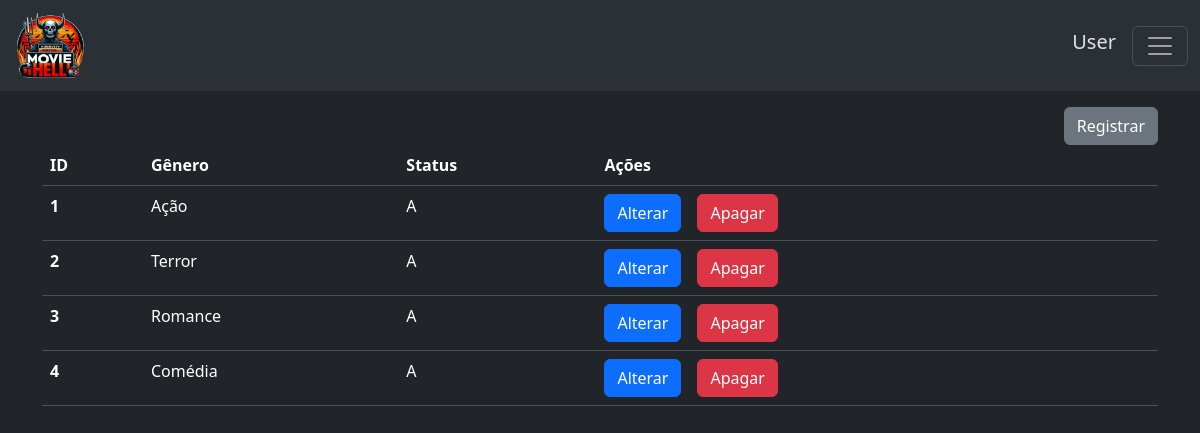
Page /php/adm.php?page=genero on the earlier database version.
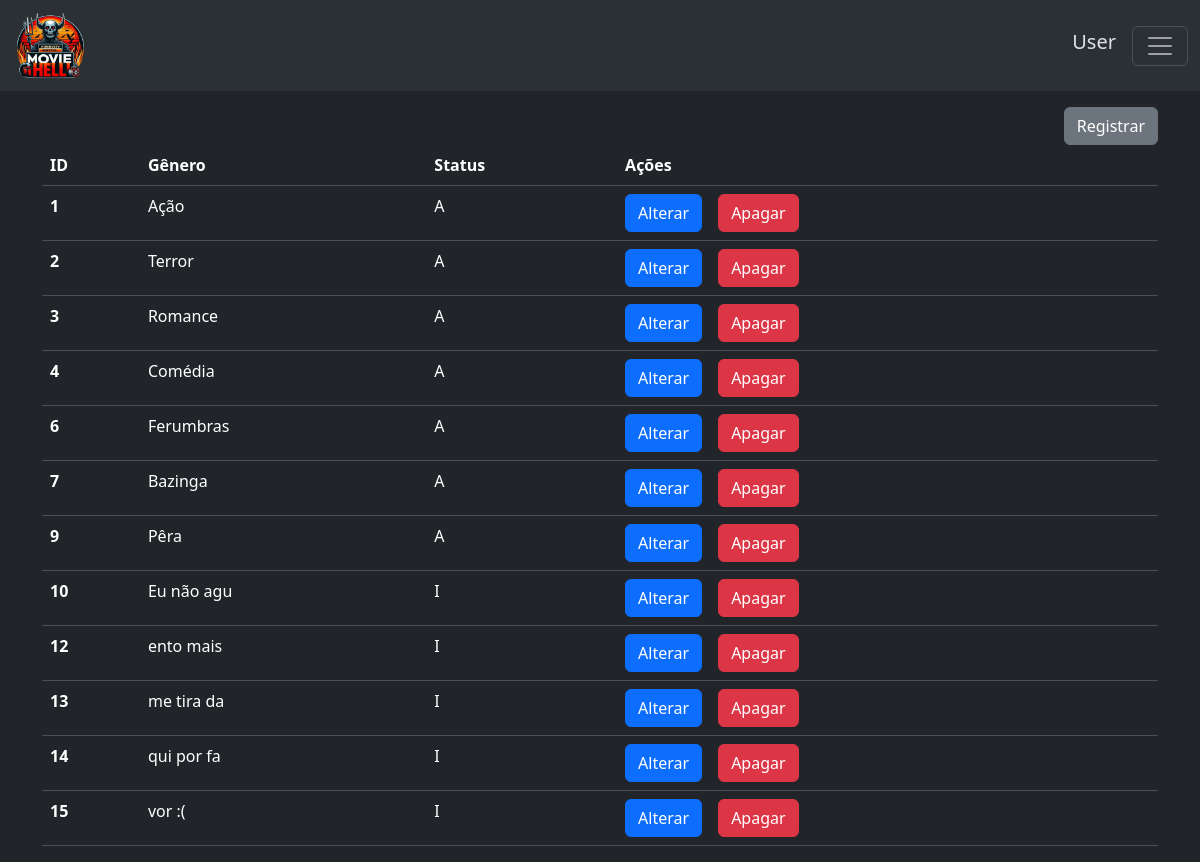
Same page on the later database version.
### tables this page shows
CREATE TABLE `tbgenero` (
  `idgenero` int(10) unsigned NOT NULL AUTO_INCREMENT,
  `genero` varchar(10) NOT NULL,
  `registro` datetime NOT NULL DEFAULT current_timestamp(),
  `alteraçao` timestamp NOT NULL DEFAULT current_timestamp() ON UPDATE current_timestamp(),
  `status` enum('A','I') NOT NULL DEFAULT 'A',
  PRIMARY KEY (`idgenero`)
);

### php/genero.php (the view, shortened to what this page needs)
<?php
include_once("../php/config/connection.php");
?>
<div style="display: flex; justify-content: end;">
  <a class="btn btn-secondary mt-3" data-bs-toggle="modal" data-bs-target="#registrar">Registrar</a>
</div>
<table class="table">
  <thead>
    <tr>
      <th scope="col">ID</th>
      <th scope="col">Gênero</th>
      <th scope="col">Status</th>
      <th scope="col">Ações</th>
    </tr>
  </thead>
  <tbody>
    <?php try {
      $conn = connection();
      $select = $conn->prepare("SELECT idgenero, genero, status FROM tbgenero");
      $conn->beginTransaction();
      $select->execute();
      $conn->commit();
      foreach ($select as $table) {
        $idgenero = $table['idgenero'];
        $genero = $table['genero'];
        $status = $table['status'];
    ?>
        <tr>
          <th scope="row"><?php echo ($idgenero) ?></th>
          <td><?php echo ($genero) ?></td>
          <td><?php echo ($status) ?></td>
          <td><a class="btn btn-primary me-3" data-bs-toggle="modal" data-bs-target="#alterar<?php echo ($idgenero) ?>">Alterar</a><a class="btn btn-danger" data-bs-toggle="modal" data-bs-target="#deletar<?php echo ($idgenero) ?>">Apagar</a></td>
        </tr>
    <?php
      }
    } catch (PDOException $e) {
      echo ('ERROR - ' . $e->getMessage());
      $conn->rollBack();
    }
    ?>
  </tbody>
</table>

Differences in the rows shown:
added tbgenero: idgenero "6", genero "Ferumbras", status "A"
added tbgenero: idgenero "7", genero "Bazinga", status "A"
added tbgenero: idgenero "9", genero "Pêra", status "A"
added tbgenero: idgenero "10", genero "Eu não agu", status "I"
added tbgenero: idgenero "12", genero "ento mais", status "I"
added tbgenero: idgenero "13", genero "me tira da", status "I"
added tbgenero: idgenero "14", genero "qui por fa", status "I"
added tbgenero: idgenero "15", genero "vor :(", status "I"
